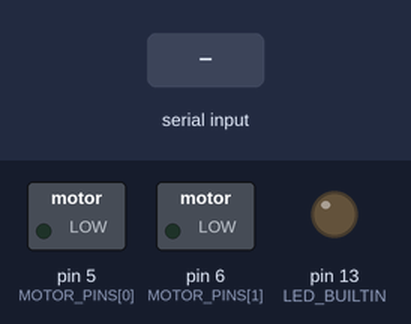
Bench run of a sketch on a simulated Arduino Uno, built with avr-gcc and run on an emulated ATmega328P. On the bench: switched loads named in the sketch (green lamp = pin HIGH), output pins drawn as LEDs (lit = HIGH). The test bench sets the inputs (shaded band).

Above: at 1.2 s.
1.3 s: "V90\n" received over Serial
At 1.4 s:
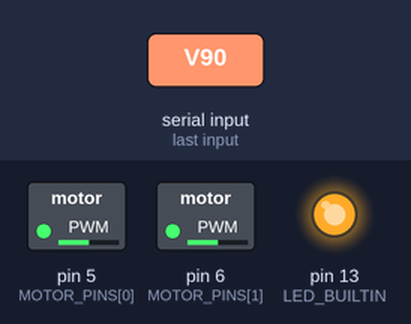
2.9 s: "V,45\n" received over Serial
At 3.0 s:
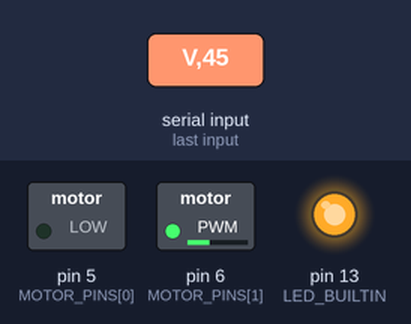
4.5 s: "V90\n" received over Serial
At 6.0 s:
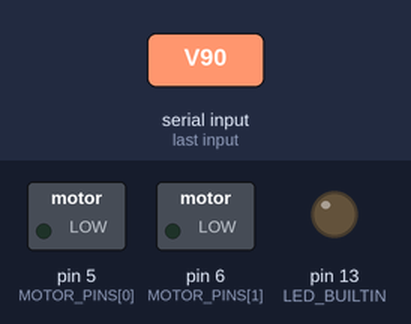
Timing chart, 0 to 7.5 s (numbered marks = the images above; inputs shaded):
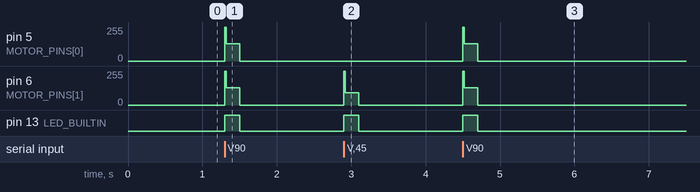

The sketch:

pocketwheel_vibration.ino
```cpp
// PocketWheel vibration motors: rumble from the PC over USB -> two small motors in the mount.
//
// The PC (python main.py, with "vibration" turned on) sends one line about 100 times a second:
//   V<left 0..255>,<right 0..255>   how hard each motor should buzz
//   ?                                who are you? (answered with VERSION)
// Like an Xbox controller: left and right motor. One motor? Wire only the left one.
//
// WIRING, small vibration motors (coin / ERM "pager" motors, 3-5 V) - the usual way:
//   Arduino pin 5 (left) / pin 6 (right) -> 220 ohm -> gate of a logic-level N-MOSFET
//     (AO3400, IRLZ44N, ...) or base of an NPN transistor (2N2222 / S8050, 1 k resistor).
//   10 k from gate to GND (keeps the motor off while the Arduino boots).
//   Motor + -> 5 V (Arduino 5V for small motors up to ~100 mA each; bigger ones: a battery)
//   Motor - -> MOSFET drain (or transistor collector); source/emitter -> GND.
//   A diode across each motor (1N4148 / 1N5819, stripe to +) to absorb its voltage spikes.
//   All grounds connected. Never power a motor straight from an Arduino pin.
//
// WIRING, reusing the RC ESC + battery with a small motor with an off-centre weight:
//   set OUTPUT_MODE to ESC_MODE: pin 5 sends servo pulses, 1500 us = off, up to 2000 us = full
//   (forward only, so no brake/reverse trouble). ESC signal -> pin 5, ESC ground -> GND.

#include <Servo.h>

enum Mode { MOSFET_MODE, ESC_MODE };
const Mode OUTPUT_MODE = MOSFET_MODE;

const uint8_t MOTOR_PINS[2] = {5, 6};  // left, right (PWM pins)
const uint8_t MIN_DUTY = 60;      // a small motor stalls below this; any buzz starts here
const unsigned long KICK_MS = 20; // full power this long to get a stopped motor spinning
const int ESC_MAX_US = 2000;      // ESC_MODE: pulse at full strength (1500 = off)
const unsigned long TIMEOUT_MS = 200;  // no data for this long (PC or phone gone) -> off
const char VERSION[] = "POCKETWHEEL VIBRATION 1";

Servo esc;
char line[24];
uint8_t len = 0;
uint8_t level[2] = {0, 0};          // latest from the PC
unsigned long lastData = 0;
unsigned long startedAt[2] = {0, 0}; // when each motor last started from stopped
bool running[2] = {false, false};

void setup() {
  Serial.begin(115200);
  if (OUTPUT_MODE == ESC_MODE) {
    esc.attach(MOTOR_PINS[0], 1000, 2000);
    esc.writeMicroseconds(1500);  // also arms the ESC
  } else {
    for (uint8_t i = 0; i < 2; i++) {
      pinMode(MOTOR_PINS[i], OUTPUT);
      analogWrite(MOTOR_PINS[i], 0);
    }
  }
  pinMode(LED_BUILTIN, OUTPUT);
}

void handleLine(char *text) {
  if (text[0] == 'V') {
    char *comma = strchr(text, ',');
    long left = atol(text + 1);
    long right = comma ? atol(comma + 1) : left;
    level[0] = constrain(left, 0L, 255L);
    level[1] = constrain(right, 0L, 255L);
    lastData = millis();
  } else if (text[0] == '?') {
    Serial.println(VERSION);
  }
}

void readSerial() {
  while (Serial.available()) {
    char c = Serial.read();
    if (c == '\n' || c == '\r') {
      line[len] = '\0';
      if (len > 0) handleLine(line);
      len = 0;
    } else if (len < sizeof(line) - 1) {
      line[len++] = c;
    } else {
      len = 0;  // too long: garbage, start over
    }
  }
}

// 0..255 request -> PWM duty, with the stall floor and a kick to start.
uint8_t duty(uint8_t i, uint8_t want, unsigned long now) {
  if (want == 0) {
    running[i] = false;
    return 0;
  }
  if (!running[i]) {
    running[i] = true;
    startedAt[i] = now;
  }
  if (now - startedAt[i] < KICK_MS) return 255;
  return map(want, 1, 255, MIN_DUTY, 255);
}

void loop() {
  readSerial();
  unsigned long now = millis();
  bool fresh = lastData != 0 && now - lastData < TIMEOUT_MS;
  uint8_t want[2] = {fresh ? level[0] : (uint8_t)0, fresh ? level[1] : (uint8_t)0};

  if (OUTPUT_MODE == ESC_MODE) {
    uint8_t strongest = max(want[0], want[1]);
    esc.writeMicroseconds(strongest ? map(strongest, 1, 255, 1550, ESC_MAX_US) : 1500);
  } else {
    for (uint8_t i = 0; i < 2; i++) analogWrite(MOTOR_PINS[i], duty(i, want[i], now));
  }
  digitalWrite(LED_BUILTIN, (want[0] || want[1]) ? HIGH : LOW);
}
```

Measured:
- after the input at 1.3 s, pin 5 (MOTOR_PINS[0]), pin 6 (MOTOR_PINS[1]): 0/255 → 128/255 at once, → 0/255 0.20 s later; pin 13 (LED_BUILTIN): LOW → HIGH at once, → LOW 0.20 s later
- after the input at 2.9 s, pin 6 (MOTOR_PINS[1]): 0/255 → 93/255 at once, → 0/255 0.20 s later; pin 13 (LED_BUILTIN): LOW → HIGH at once, → LOW 0.20 s later
- after the input at 4.5 s, pin 5 (MOTOR_PINS[0]), pin 6 (MOTOR_PINS[1]): 0/255 → 128/255 at once, → 0/255 0.20 s later; pin 13 (LED_BUILTIN): LOW → HIGH at once, → LOW 0.20 s later
